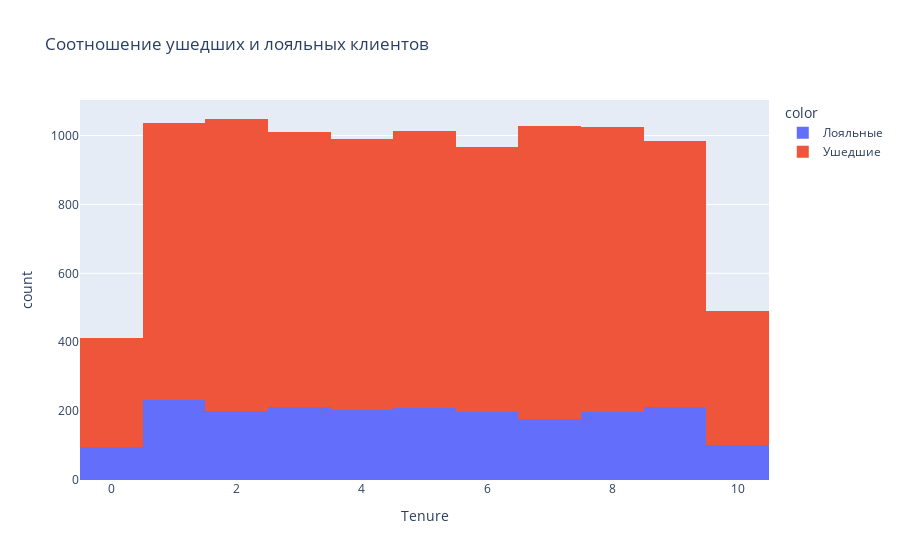

Source (notebook cell):
### Code cell
exited_data = churn_data.groupby('Exited', as_index=False).sum()

fig=px.histogram(
    data_frame=churn_data,
    x='Tenure',
    title='Соотношение ушедших и лояльных клиентов',
    color=churn_data['Exited'].map({1:'Лояльные', 0:'Ушедшие'})
)


fig.show()

### Figure 1 — Plotly figure (JSON) as saved in the notebook; plotly's stock layout.template omitted (floating-point values rounded to 4 significant figures; data arrays with more than 128 entries replaced by an {"elided": "..."} marker saying what was removed)
{"data": [{"alignmentgroup": "True", "bingroup": "x", "hovertemplate": "color=Лояльные<br>Tenure=%{x}<br>count=%{y}<extra></extra>", "legendgroup": "Лояльные", "marker": {"color": "#636efa", "pattern": {"shape": ""}}, "name": "Лояльные", "offsetgroup": "Лояльные", "orientation": "v", "showlegend": true, "type": "histogram", "x": {"elided": "2037 int values"}, "xaxis": "x", "yaxis": "y"}, {"alignmentgroup": "True", "bingroup": "x", "hovertemplate": "color=Ушедшие<br>Tenure=%{x}<br>count=%{y}<extra></extra>", "legendgroup": "Ушедшие", "marker": {"color": "#EF553B", "pattern": {"shape": ""}}, "name": "Ушедшие", "offsetgroup": "Ушедшие", "orientation": "v", "showlegend": true, "type": "histogram", "x": {"elided": "7963 int values"}, "xaxis": "x", "yaxis": "y"}], "layout": {"barmode": "relative", "legend": {"title": {"text": "color"}, "tracegroupgap": 0}, "title": {"text": "Соотношение ушедших и лояльных клиентов"}, "xaxis": {"anchor": "y", "domain": [0, 1], "title": {"text": "Tenure"}}, "yaxis": {"anchor": "x", "domain": [0, 1], "title": {"text": "count"}}}}
